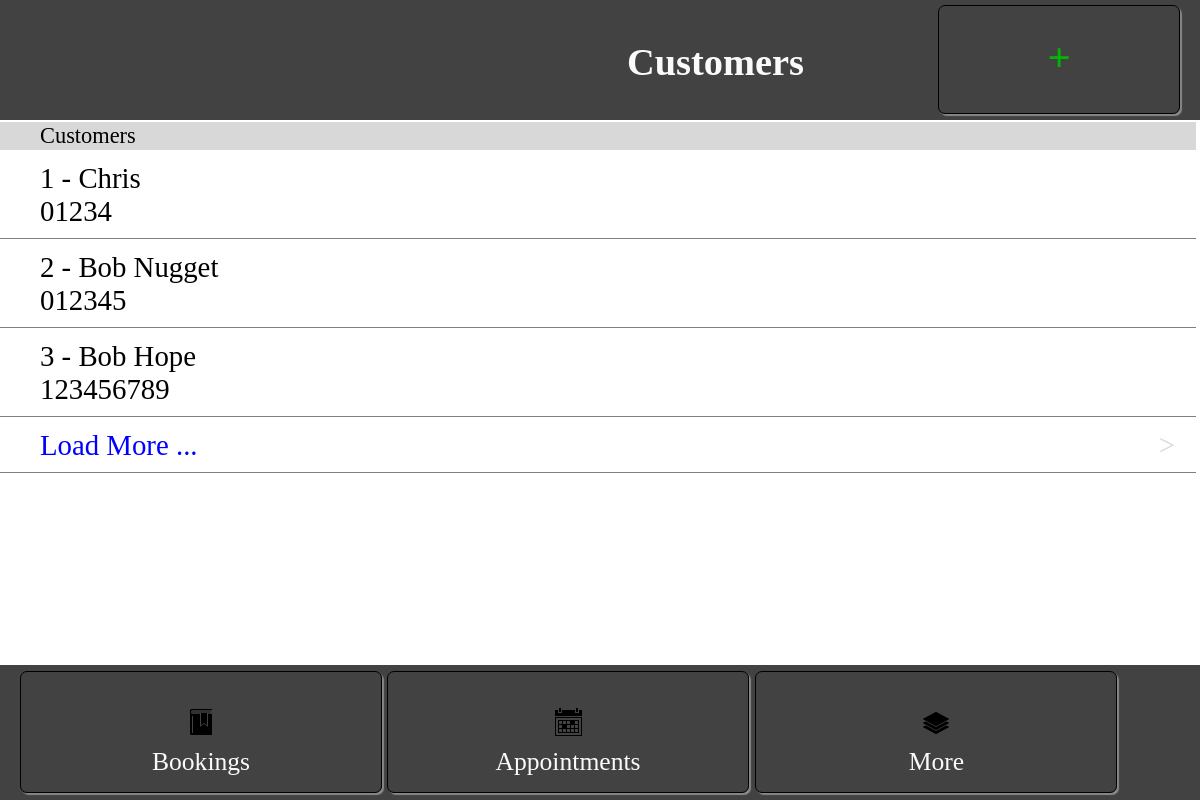
The page /Code/customers.php on the database its author committed.
### tables this page shows
CREATE TABLE IF NOT EXISTS `customer` (
  `customer_id` int(11) NOT NULL AUTO_INCREMENT,
  `passenger_name` varchar(63) NOT NULL,
  `phone_number` varchar(31) DEFAULT NULL,
  `email_address` varchar(320) DEFAULT NULL,
  PRIMARY KEY (`customer_id`)
);

### Code/classes/meekrodb.2.3.class.php (called while the page is built, shortened)
<?php
class DB {
  protected static $mdb = null;
  public static function getMDB() {
    $mdb = DB::$mdb;
    if ($mdb === null) {
      $mdb = DB::$mdb = new MeekroDB();
    }
    return $mdb;
  }
  public static function query() { $args = func_get_args(); return call_user_func_array(array(DB::getMDB(), 'query'), $args); }
}
class MeekroDB {
  public $encoding = 'latin1';
  public $connect_options = array(MYSQLI_OPT_CONNECT_TIMEOUT => 30);
  public $internal_mysql = null;
  public function __construct($host=null, $user=null, $password=null, $dbName=null, $port=null, $encoding=null) {
    if ($encoding === null) $encoding = DB::$encoding;
    $this->encoding = $encoding;
  }
  public function get() {
    $mysql = $this->internal_mysql;
    if (!($mysql instanceof MySQLi)) {
      $mysql = new mysqli();
      foreach ($this->connect_options as $key => $value) {
        $mysql->options($key, $value);
      }
      $mysql->set_charset($this->encoding);
      $this->internal_mysql = $mysql;
    }
    return $mysql;
  }
  protected function preparseQueryParams() {
    $args = func_get_args();
    $sql = trim(strval(array_shift($args)));
    $args_all = $args;
    if (count($args_all) == 0) return array($sql);
    $chunkyQuery = array();
    return $chunkyQuery;
  }
  protected function parseQueryParams() {
    $args = func_get_args();
    $chunkyQuery = call_user_func_array(array($this, 'preparseQueryParams'), $args);
    $query = '';
    foreach ($chunkyQuery as $chunk) {
      if (is_string($chunk)) {
        $query .= $chunk;
        continue;
      }
      $result = '';
      $query .= $result;
    }
    return $query;
  }
  protected function prependCall($function, $args, $prepend) { array_unshift($args, $prepend); return call_user_func_array($function, $args); }
  public function query() { $args = func_get_args(); return $this->prependCall(array($this, 'queryHelper'), $args, 'assoc'); }
  protected function queryHelper() {
    $args = func_get_args();
    $type = array_shift($args);
    $db = $this->get();
    $is_buffered = true;
    $row_type = 'assoc';
    $full_names = false;
    $sql = call_user_func_array(array($this, 'parseQueryParams'), $args);
    $result = $db->query($sql, $is_buffered ? MYSQLI_STORE_RESULT : MYSQLI_USE_RESULT);
    $return = array();
    while ($row = ($row_type == 'assoc' ? $result->fetch_assoc() : $result->fetch_row())) {
      $return[] = $row;
    }
    return $return;
  }
}
?>

### Code/customers.php (the view, shortened to what this page needs)
<!DOCTYPE html>
<head>
	<?php
		include("inc/head.php");
	?>
</head>
<body id="body">
	<div class="header">
		<div class="customer-title">Customers</div>
		<a class="add" href="addcustomer.php"><div class="right-button button"><strong>+</strong></div></a>
	</div>
	<div>
		<table>
			<tbody>
				<tr>
					<td class="title-field">Customers</td>
				</tr>
				<?php
					$results = DB::query("SELECT * FROM customer");
					foreach ($results as $row) {
						echo "<tr>";
						echo "<td class='field'>".$row['customer_id']." - ".$row['passenger_name']."<br />".$row['phone_number']."</td>";
						echo "</tr>";
					}
				?>
				<tr>
					<td class="field" style="color:blue;"><a href="javascript:history.go(0)">Load More ...<span class="arrow">></span></a></td>
				</tr>
			</tbody>
		</table>
	</div>
	<div class="footer">
		<a href="viewbookings.php"><div class="bookings button2">Bookings</div></a>
		<a href="calendarview.php"><div class="calendar button2">Appointments</div></a>
		<a href="more.php"><div class="more button2">More</div></a>
	</div>
</body>
</html>

### Code/css/layout.css (style rules this page uses)
a { text-decoration: none; color: inherit; }
body { margin-top: 120px; width: 100%; margin-left: -2px; margin-bottom: 135px; color: black; }
.night { color: #FAFAFA !important; background-color: #424242; }
table { overflow-y: scroll; width: 100%; }
tbody { overflow-y:scroll; }
.footer { position: fixed; bottom: 0; left: 0; right: 0; padding-top: 65px; height: 70px; font-size: 1.6em; display: block; }
.header { position: fixed; top: 0; left: 0; right: 0; padding-top: 50px; height: 70px; display: block; font-size: 1.5em; }
.header div { margin-top: -10px; }
.customer-title { display: inline-block; font-weight: bold; font-size: 1.6em; text-align: right; width: 67%; }
.right-button { float: right; display: inline-block; margin-top: -6px; margin-right: 20px; }
.add { width:30px; text-align: center; color: #04B404; font-size: 1.7em; line-height: 23px; }
.button { border: 1px solid black; box-shadow: 2px 2px 1px #888888; border-radius: 7px; padding: 40px 0px 10px 0px; margin-top: -45px !important; width: 20%; height: 82%; text-align: center; }
.button2 { border: 1px solid black; box-shadow: 2px 2px 1px #888888; border-radius: 7px; margin-top: -12px; width: 30%; height: 135%; text-align: center; }
.footer div { background-position: 50% 35px; line-height: 130px; margin-top: -59px; padding-top: 25px; display: inline-block; }
.bookings { background: url(../images/bookmark.png) no-repeat; float: left; margin-left: 20px; }
.calendar { background: url(../images/calendar.png) no-repeat; margin-left: 5px; }
.more { background: url(../images/layer.png) no-repeat; }
.title-field { padding-left: 40px; font-size: 1.4em; background-color: #D8D8D8; font-style: bold; }
.field { padding-left: 40px; font-size: 1.8em; border-bottom-style: solid; border-width: 1px; border-color: gray; padding-top: 10px; padding-bottom: 10px; height: 25px; }
.arrow { float: right; margin-right: 20px; color: #D8D8D8; }

### rows shown on the page
customer: customer_id "1", passenger_name "Chris", phone_number "01234"
customer: customer_id "2", passenger_name "Bob Nugget", phone_number "012345"
customer: customer_id "3", passenger_name "Bob Hope", phone_number "123456789"
